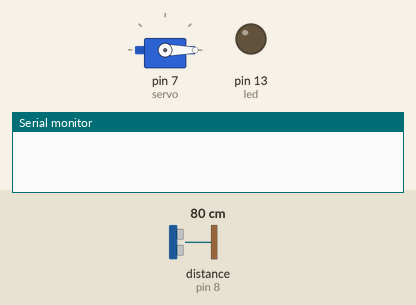
A sketch run on a simulated Arduino Uno, built with avr-gcc and run on an emulated ATmega328P. Shown: servo, output pins drawn as LEDs (lit = HIGH), the last lines printed to the serial monitor. Wiring (inferred from the names in the program): ultrasonic range finder: trigger pin 9; echo pin 8. The inputs (shaded band) are chosen by the test bench; at power-on: distance to the obstacle (sensor on pin 8) 80 cm. The echo pulse lasts 58.3 µs per cm; pins used as bus, display or sensor lines are not drawn.

Above: at 0.1 s.
At 3.2 s:
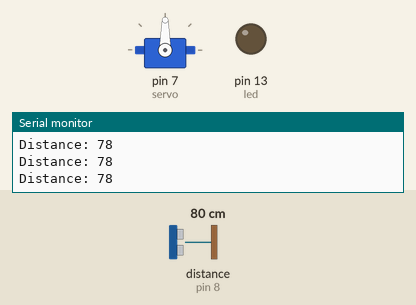
3.3 s: distance to the obstacle (sensor on pin 8) set to 18 cm
4.8 s: distance to the obstacle (sensor on pin 8) set to 14 cm
At 7.3 s:
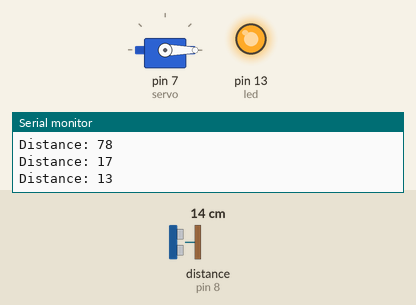
Timing chart, 0 to 8.8 s (numbered marks = the images above; inputs shaded):
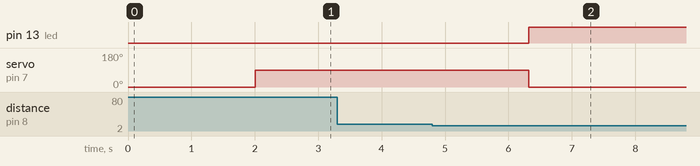

Measured:
- the behaviour switches between 16 and 15 cm on distance to the obstacle (sensor on pin 8) (found by bisection; images 1 and 2)
- after the input at 4.8 s, pin 13 (led): LOW → HIGH after 1.5 s; servo on pin 7 (servo): 90° → 0° after 1.5 s

The sketch:

Ultrasonic_Servo_LED__Code_Program_.ino
```cpp
//define Pins
#include <Servo.h>

Servo servo;
int led = 13;
int trigPin = 9;
int echoPin = 8;

// defines variables
long duration;
int distance;

void setup()
{
  servo.attach(7);
  servo.write(0);
  delay(2000);

  //Sets the Led as an Output
  pinMode(led, OUTPUT);
  // Sets the trigPin as an Output
  pinMode(trigPin, OUTPUT);
  // Sets the echoPin as an Input
  pinMode(echoPin, INPUT);
  // Starts the serial communication
  Serial.begin(9600);
}

void loop()
{
  // Clears the trigPin
  digitalWrite(trigPin, LOW);
  delayMicroseconds(2);
  // Sets the trigPin on HIGH state for 10 microseconds
  digitalWrite(trigPin, HIGH);
  delayMicroseconds(10);
  digitalWrite(trigPin, LOW);

  // Reads the echoPin, returns the sound wave travel time in microseconds
  duration = pulseIn(echoPin, HIGH);
  // Calculating the distance
  distance= duration * 0.034 / 2;

  // Prints the distance on the Serial Monitor
  Serial.print("Distance: ");
  Serial.println(distance);

  if (distance <= 14) // Change Distance according to Ultrasonic Sensor Placement
  {
    digitalWrite(led, HIGH);
    servo.write(0);
    delay(5000);
  }
  else if (distance <= 25) // Change Distance according to Ultrasonic Sensor Placement
  {
    digitalWrite(led, LOW);
    servo.write(90);
    delay(3000);
  }
  else
  {
    digitalWrite(led, LOW);
    servo.write(90);
  }
}
```
